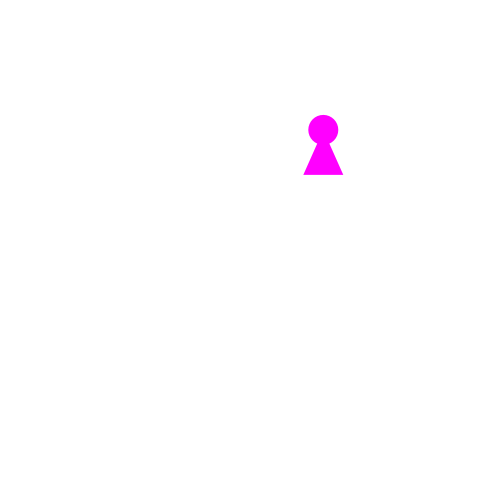
Frame 1 (no input)
Frame 60 (the mouse pressed at the canvas centre just before this capture): identical to frame 1, image omitted
Frame 120 (the mouse held since frame 60 and released just before this capture): identical to frame 1, image omitted

The Processing sketch that drew this single still picture (run headless with seeded random() and noise(); from frame 60 on, the mouse is pressed at the canvas centre):

// Processing sketch: pinkPersonRoom
// ── pinkPersonRoom.pde
//person
float x;
float y;
color c = color(255);

void setup(){
  size(500, 500);
  //background(255);
  x = random(width);
  y = random(height);
  //colorMode(HSB);
}

void draw(){
  background(c);
  person();
  if (x < 0){
    c = color(random(255), random(255), random(255));
    x = width;
  } else if (x > width){
    c = color(random(255), random(255), random(255));
    x = 0;
  } else if (y < 0){
    c = color(random(255), random(255), random(255));
    y = height;
  } else if (y > height){
    c = color(random(255), random(255), random(255));
    y = 0;
  }
}

void person(){
  noStroke();
  fill(255, 0, 255);
  ellipse(x, y, 30, 30);
  triangle(x, y, x-20, y+45, x+20, y+45);
}

void keyPressed() {
  if (key == CODED) {
    if (keyCode == UP) {
      y -= 5;
    } else if (keyCode == DOWN) {
      y += 5;
    } else if (keyCode == LEFT) {
      x -= 5;
    } else if (keyCode == RIGHT) {
      x += 5;
    }
  }
}
